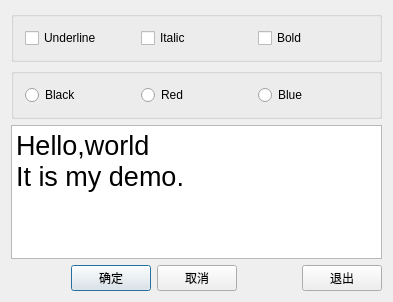
<?xml version="1.0" encoding="UTF-8"?>
<ui version="4.0">
 <class>Dialog</class>
 <widget class="QDialog" name="Dialog">
  <property name="geometry">
   <rect>
    <x>0</x>
    <y>0</y>
    <width>393</width>
    <height>302</height>
   </rect>
  </property>
  <property name="windowTitle">
   <string>Dialog by Designer</string>
  </property>
  <layout class="QVBoxLayout" name="verticalLayout_3">
   <item>
    <widget class="QGroupBox" name="groupBox">
     <property name="title">
      <string/>
     </property>
     <layout class="QVBoxLayout" name="verticalLayout">
      <item>
       <layout class="QHBoxLayout" name="horizontalLayout_3">
        <item>
         <widget class="QCheckBox" name="chkBoxUnder">
          <property name="text">
           <string>Underline</string>
          </property>
         </widget>
        </item>
        <item>
         <widget class="QCheckBox" name="chkBoxItalic">
          <property name="text">
           <string>Italic</string>
          </property>
         </widget>
        </item>
        <item>
         <widget class="QCheckBox" name="chkBoxBold">
          <property name="text">
           <string>Bold</string>
          </property>
         </widget>
        </item>
       </layout>
      </item>
     </layout>
    </widget>
   </item>
   <item>
    <widget class="QGroupBox" name="groupBox_2">
     <property name="title">
      <string/>
     </property>
     <layout class="QVBoxLayout" name="verticalLayout_2">
      <item>
       <layout class="QHBoxLayout" name="horizontalLayout_2">
        <item>
         <widget class="QRadioButton" name="rBtnBlack">
          <property name="text">
           <string>Black</string>
          </property>
         </widget>
        </item>
        <item>
         <widget class="QRadioButton" name="rBtnRed">
          <property name="text">
           <string>Red</string>
          </property>
         </widget>
        </item>
        <item>
         <widget class="QRadioButton" name="rBtnBlue">
          <property name="text">
           <string>Blue</string>
          </property>
         </widget>
        </item>
       </layout>
      </item>
     </layout>
    </widget>
   </item>
   <item>
    <widget class="QPlainTextEdit" name="txtEdit">
     <property name="font">
      <font>
       <pointsize>20</pointsize>
      </font>
     </property>
     <property name="plainText">
      <string>Hello,world
It is my demo.</string>
     </property>
    </widget>
   </item>
   <item>
    <layout class="QHBoxLayout" name="horizontalLayout">
     <item>
      <spacer name="horizontalSpacer">
       <property name="orientation">
        <enum>Qt::Horizontal</enum>
       </property>
       <property name="sizeHint" stdset="0">
        <size>
         <width>40</width>
         <height>20</height>
        </size>
       </property>
      </spacer>
     </item>
     <item>
      <widget class="QPushButton" name="btnOK">
       <property name="text">
        <string>确定</string>
       </property>
      </widget>
     </item>
     <item>
      <widget class="QPushButton" name="btnCancel">
       <property name="text">
        <string>取消</string>
       </property>
      </widget>
     </item>
     <item>
      <spacer name="horizontalSpacer_2">
       <property name="orientation">
        <enum>Qt::Horizontal</enum>
       </property>
       <property name="sizeHint" stdset="0">
        <size>
         <width>40</width>
         <height>20</height>
        </size>
       </property>
      </spacer>
     </item>
     <item>
      <widget class="QPushButton" name="btnClose">
       <property name="text">
        <string>退出</string>
       </property>
      </widget>
     </item>
    </layout>
   </item>
  </layout>
  <zorder>txtEdit</zorder>
  <zorder>groupBox</zorder>
  <zorder>groupBox_2</zorder>
 </widget>
 <layoutdefault spacing="6" margin="11"/>
 <resources/>
 <connections>
  <connection>
   <sender>btnOK</sender>
   <signal>clicked()</signal>
   <receiver>Dialog</receiver>
   <slot>accept()</slot>
   <hints>
    <hint type="sourcelabel">
     <x>85</x>
     <y>281</y>
    </hint>
    <hint type="destinationlabel">
     <x>47</x>
     <y>277</y>
    </hint>
   </hints>
  </connection>
  <connection>
   <sender>btnCancel</sender>
   <signal>clicked()</signal>
   <receiver>Dialog</receiver>
   <slot>reject()</slot>
   <hints>
    <hint type="sourcelabel">
     <x>224</x>
     <y>279</y>
    </hint>
    <hint type="destinationlabel">
     <x>248</x>
     <y>278</y>
    </hint>
   </hints>
  </connection>
  <connection>
   <sender>btnClose</sender>
   <signal>clicked()</signal>
   <receiver>Dialog</receiver>
   <slot>close()</slot>
   <hints>
    <hint type="sourcelabel">
     <x>370</x>
     <y>274</y>
    </hint>
    <hint type="destinationlabel">
     <x>286</x>
     <y>294</y>
    </hint>
   </hints>
  </connection>
 </connections>
</ui>
